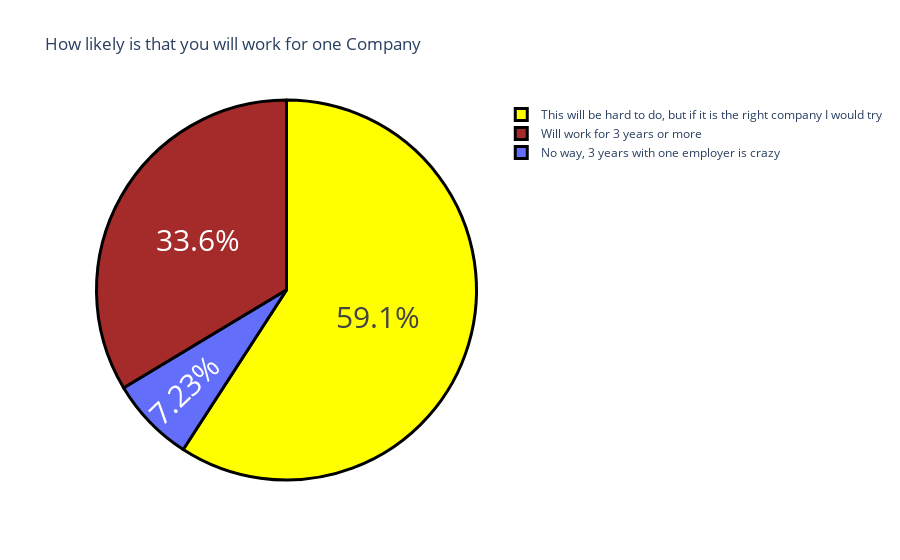

Write notebook code for a chart like this one.
### Code cell
question4 = data['How likely is that you will work for one employer for 3 years or more ?'].value_counts()
label = question4.index
counts = question4.values
colors = ['yellow ' , 'brown' ]
fig = go.Figure(data = [go.Pie(labels = label , values = counts)])
fig.update_layout(title_text ="How likely is that you will work for one Company")
fig.update_traces(hoverinfo = 'label+value' , textinfo ='percent' , textfont_size = 30,
                  marker = dict(colors =colors , line = dict(color = 'Black'  ,width = 3)))

fig.show()

### Figure 1 — Plotly figure (JSON) as saved in the notebook; plotly's stock layout.template omitted (floating-point values rounded to 4 significant figures)
{"data": [{"hoverinfo": "label+value", "labels": ["This will be hard to do, but if it is the right company I would try", "Will work for 3 years or more", "No way, 3 years with one employer is crazy"], "marker": {"colors": ["yellow ", "brown"], "line": {"color": "Black", "width": 3}}, "textfont": {"size": 30}, "textinfo": "percent", "type": "pie", "values": [139, 79, 17]}], "layout": {"autosize": true, "title": {"text": "How likely is that you will work for one Company"}}}
